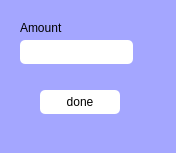
<?xml version="1.0" encoding="UTF-8"?>
<ui version="4.0">
 <class>addDialog</class>
 <widget class="QDialog" name="addDialog">
  <property name="geometry">
   <rect>
    <x>0</x>
    <y>0</y>
    <width>176</width>
    <height>153</height>
   </rect>
  </property>
  <property name="windowTitle">
   <string>Dialog</string>
  </property>
  <property name="styleSheet">
   <string notr="true">background-color:rgb(164,166,255);
color:rgb(0,0,0);
</string>
  </property>
  <widget class="QLabel" name="label_2">
   <property name="geometry">
    <rect>
     <x>20</x>
     <y>20</y>
     <width>49</width>
     <height>16</height>
    </rect>
   </property>
   <property name="text">
    <string>Amount</string>
   </property>
  </widget>
  <widget class="QLineEdit" name="lineEdit_2">
   <property name="geometry">
    <rect>
     <x>20</x>
     <y>40</y>
     <width>113</width>
     <height>24</height>
    </rect>
   </property>
   <property name="styleSheet">
    <string notr="true">background-color: rgb(255, 255, 255);
border:0px;
border-radius:5px;</string>
   </property>
  </widget>
  <widget class="QPushButton" name="pushbutton_done">
   <property name="geometry">
    <rect>
     <x>40</x>
     <y>90</y>
     <width>80</width>
     <height>24</height>
    </rect>
   </property>
   <property name="styleSheet">
    <string notr="true">background-color: rgb(255, 255, 255);
border:0px;
border-radius:5px;</string>
   </property>
   <property name="text">
    <string>done</string>
   </property>
  </widget>
 </widget>
 <resources/>
 <connections/>
</ui>
